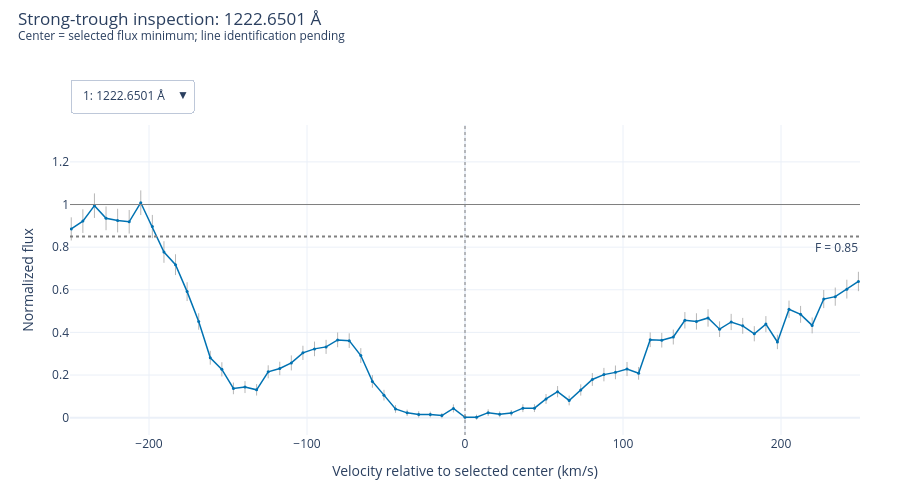

Here is the notebook cell this chart was saved with:
### Code cell
fig_strong = go.Figure()
window_titles = []
y_low, y_high = 0.0, 1.0

for number, index in enumerate(strong_centers):
    center = obs_wave[index]
    velocity = C_KMS * np.log(obs_wave / center)
    window = np.abs(velocity) <= HALF_WINDOW_KMS

    window_flux = obs_flux[window]
    window_error = obs_error[window]

    y_low = min(y_low, float(np.min(window_flux - window_error)))
    y_high = max(y_high, float(np.max(window_flux + window_error)))

    window_titles.append(
        f"Strong-trough inspection: {center:.4f} Å"
        "<br><sup>Center = selected flux minimum; line identification pending</sup>"
    )

    fig_strong.add_trace(go.Scatter(
        x=velocity[window],
        y=window_flux,
        mode="lines+markers",
        line=dict(color="#0072B2", width=1.5),
        marker=dict(size=3),
        error_y=dict(
            type="data",
            array=window_error,
            visible=True,
            color="#999999",
            thickness=0.7,
            width=0,
        ),
        customdata=np.column_stack([
            obs_wave[window],
            window_error,
        ]),
        hovertemplate=(
            "λ: %{customdata[0]:.4f} Å<br>"
            "Velocity: %{x:.1f} km/s<br>"
            "Flux: %{y:.3f}<br>"
            "Reported error: %{customdata[1]:.3f}"
            "<extra></extra>"
        ),
        connectgaps=False,
        visible=(number == 0),
    ))

padding = 0.05 * (y_high - y_low)
shared_y_range = [y_low - padding, y_high + padding]
velocity_range = [-HALF_WINDOW_KMS, HALF_WINDOW_KMS]

buttons = []
for number, index in enumerate(strong_centers):
    visibility = [False] * len(strong_centers)
    visibility[number] = True

    buttons.append(dict(
        label=f"{number + 1}: {obs_wave[index]:.4f} Å",
        method="update",
        args=[
            {"visible": visibility},
            {
                "title.text": window_titles[number],
                "xaxis.range": velocity_range,
                "yaxis.range": shared_y_range,
            },
        ],
    ))

fig_strong.add_hline(y=1.0, line_color="gray", line_width=1)
fig_strong.add_hline(
    y=STRONG_FLUX_MAX,
    line_dash="dot",
    line_color="gray",
    annotation_text=f"F = {STRONG_FLUX_MAX:.2f}",
    annotation_position="bottom right",
)
fig_strong.add_vline(
    x=0,
    line_dash="dot",
    line_color="gray",
    opacity=0.5,
)

fig_strong.update_layout(
    title=dict(text=window_titles[0], x=0.02, y=0.95),
    template="plotly_white",
    height=500,
    margin=dict(l=70, r=40, t=125, b=65),
    showlegend=False,
    xaxis=dict(
        title="Velocity relative to selected center (km/s)",
        range=velocity_range,
    ),
    yaxis=dict(title="Normalized flux", range=shared_y_range),
    updatemenus=[dict(
        buttons=buttons,
        direction="down",
        showactive=True,
        x=0,
        y=1.15,
        xanchor="left",
        yanchor="top",
    )],
)
fig_strong.show()
